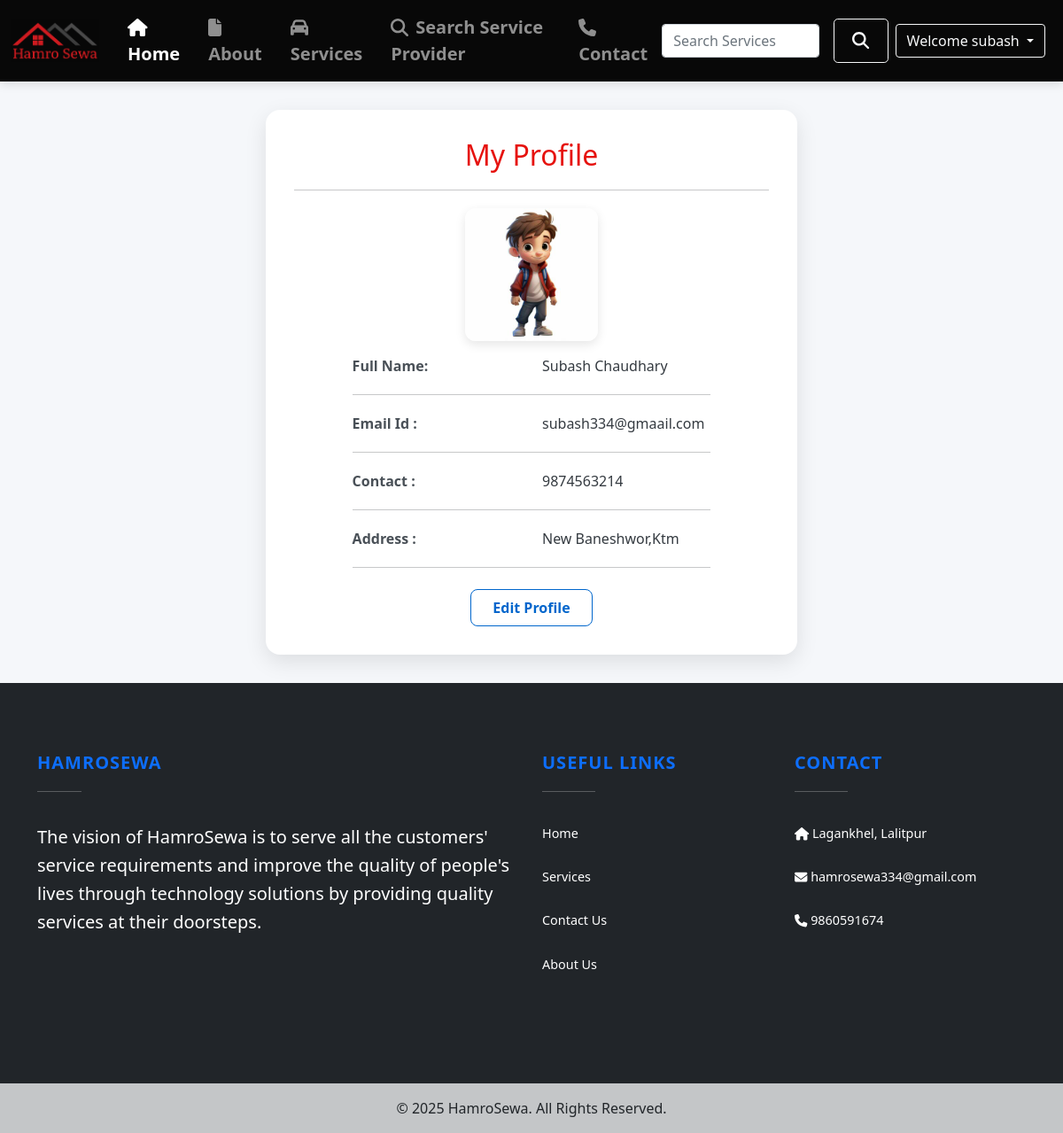
Page /profile/ (signed in) on the committed database.
### home/models.py (models this page shows, shortened)
class Customer(models.Model):
    user = models.ForeignKey(User, on_delete=models.CASCADE, null=True)
    phone = models.CharField(max_length=20, null=True)
    address = models.CharField(max_length=100, null=True)
    image = models.ImageField(upload_to='customer/', null=True)
    date_joined = models.DateField(auto_now_add=True)

### home/views.py (the view)
# urls.py: path('profile/', views.profile, name='profile'),
@login_required(login_url='login')
def profile(request):
    users = User.objects.get(id=request.user.id)
    try:
        page = False
        profile = Customer.objects.get(user=users)
    except:
        page = True
        profile = Service_Man.objects.get(user=users)
    return render(request, 'profile.html', {'profile': profile, 'page': page})

### templates/profile.html (shortened to what this page needs)
{% extends 'base.html' %}
{% load static %}
{% block body %}
<div class="container profile-box">
  <h2>My Profile</h2>
  <hr>
  <div class="text-center">
    <img src="{{ profile.image.url }}" alt="Profile Image" class="image-thumbnail">
  </div>
  <div class="container-fluid" style="width:80%">
    <div class="row">
      <div class="col-md-6 div2"><strong>Full Name:</strong></div>
      <div class="col-md-6 div1">{{ profile.user.first_name }} {{ profile.user.last_name }}</div>
    </div>
    <hr>
    <div class="row">
      <div class="col-md-6 div2"><strong>Email Id :</strong></div>
      <div class="col-md-6 div1">{{ profile.user.email }}</div>
    </div>
    <hr>
    <div class="row">
      <div class="col-md-6 div2"><strong>Contact :</strong></div>
      <div class="col-md-6 div1">{{ profile.phone }}</div>
    </div>
    <hr>
    <div class="row">
      <div class="col-md-6 div2"><strong>Address :</strong></div>
      <div class="col-md-6 div1">{{ profile.address }}</div>
    </div>
    <hr>
    <a href="{% url 'editprofile' %}" class="btn btn-outline-primary">Edit Profile</a>
  </div>
</div>
{% endblock body %}

### templates/base.html (shortened to what this page needs)
{% load static %}
<!DOCTYPE html>
<html lang="en">
<head>
    <link rel="stylesheet" href="https://cdnjs.cloudflare.com/ajax/libs/jquery-confirm/3.3.2/jquery-confirm.min.css">
    <link href="https://cdn.jsdelivr.net/npm/bootstrap@5.0.1/dist/css/bootstrap.min.css" rel="stylesheet"
>
    <link rel="stylesheet" href="https://cdnjs.cloudflare.com/ajax/libs/font-awesome/4.7.0/css/font-awesome.min.css">
    <link rel="stylesheet" href="https://stackpath.bootstrapcdn.com/font-awesome/4.7.0/css/font-awesome.min.css">
<link rel="stylesheet" href="https://cdnjs.cloudflare.com/ajax/libs/font-awesome/6.4.0/css/all.min.css"
integrity="sha512-iecdLmaskl7CVkqkXNQ/ZH/XLlvWZOJyj7Yy7tcenmpD1ypASozpmT/E0iPtmFIB46ZmdtAc9eNBvH0H/ZpiBw=="
crossorigin="anonymous" />
    <link rel="stylesheet" href="{% static '/css/style.css' %}">
</head>
<body>
<nav class="navbar navbar-expand-lg navbar-dark" style="background-color: #080808; box-shadow: 0 4px 10px rgba(0,0,0,0.1);">
    <div class="container-fluid">
        <a class="navbar-brand" href="/"><img src="{% static 'img/logo11.png' %}" style="width: 100px;" /></a>
        <div class="collapse navbar-collapse" id="navbarSupportedContent">
            <ul class="navbar-nav me-auto mb-2 mb-lg-0" style="font-weight: 600;">
                <li class="nav-item mx-2">
                    <a class="nav-link active fs-5" aria-current="page" href="/">
                        <i class="fa fa-home" style="padding-right: 8px;"></i>Home
                    </a>
                </li>
                <li class="nav-item mx-2">
                    <a class="nav-link fs-5" href="/about">
                        <i class="fa fa-file" style="padding-right: 8px;"></i>About
                    </a>
                </li>
                <li class="nav-item mx-2">
                    <a class="nav-link fs-5" href="/services">
                        <i class="fa fa-car" style="padding-right: 8px;"></i>Services
                    </a>
                </li>
                <li class="nav-item mx-2">
                    <a class="nav-link fs-5" href="{% url 'search_user' %}">
                        <i class="fa fa-search" style="padding-right: 8px;"></i>Search Service Provider
                    </a>
                </li>
                <li class="nav-item mx-2">
                    <a class="nav-link fs-5" href="/contact">
                        <i class="fa fa-phone" style="padding-right: 8px;"></i>Contact
                    </a>
                </li>
            </ul>
            <form class="d-flex align-items-center" action="/search" method="GET">
                <input class="form-control me-3" type="search" name="search" id="search"
                       placeholder="Search Services" aria-label="Search" required>
                <button class="btn btn-outline-light btn-lg" type="submit" style="font-size: 1.2rem; padding: 10px 20px;">
                    <i class="fa fa-search"></i>
                </button>
            </form>
            <div class="m-2">
                {% if user.is_authenticated %}
                <span class="dropdown">
                    <button class="btn btn-outline-light dropdown-toggle" type="button" id="userid"
                        data-bs-toggle="dropdown" aria-expanded="false">
                        Welcome {{request.user}}
                    </button>
                </span>
                {% endif %}
            </div>
        </div>
    </div>
</nav>
    {% block body %}{% endblock body %}
<footer class="text-white bg-dark">
    <div class="container py-5">
        <div class="row">
            <div class="col-lg-6 col-md-12 mb-4">
                <h5 class="text-uppercase fw-bold text-primary">HamroSewa</h5>
                <hr class="mb-4 mt-0 d-inline-block mx-auto" style="width: 50px; background-color: #fff;" />
                <p class="lead fs-bold">
                    The vision of HamroSewa is to serve all the customers' service requirements and improve the
                    quality of
                    people's lives through technology solutions by providing quality services at their
                    doorsteps.
                </p>
            </div>
            <div class="col-lg-3 col-md-6 mb-4">
                <h5 class="text-uppercase fw-bold text-primary">Useful links</h5>
                <hr class="mb-4 mt-0 d-inline-block mx-auto" style="width: 60px; background-color: #fff;" />
                <p>
                    <a href="#!" class="text-white text-decoration-none">Home</a>
                </p>
                <p>
                    <a href="/services/" class="text-white text-decoration-none">Services</a>
                </p>
                <p>
                    <a href="/contact/" class="text-white text-decoration-none">Contact Us</a>
                </p>
                <p>
                    <a href="/about/" class="text-white text-decoration-none">About Us</a>
                </p>
            </div>
            <div class="col-lg-3 col-md-6 mb-4">
                <h5 class="text-uppercase fw-bold text-primary">Contact</h5>
                <hr class="mb-4 mt-0 d-inline-block mx-auto" style="width: 60px; background-color: #fff;" />
                <p><i class="fa fa-home mr-3"></i>
                    <a href="https://www.google.com/maps?q=Lagankhel,+Lalitpur" target="_blank" class="text-white text-decoration-none">Lagankhel, Lalitpur</a>
                </p>
                <p><i class="fa fa-envelope mr-3"></i>
                    <a href="mailto:gharsewaadmin@gmail.com" class="text-white text-decoration-none">hamrosewa334@gmail.com</a>
                </p>
                <p><i class="fa fa-phone mr-3"></i>
                    <a href="tel:9860591674" class="text-white text-decoration-none">9860591674</a>
                </p>
            </div>
        </div>
    </div>
</footer>
<div class="text-center p-3" style="background-color: rgba(0, 0, 0, 0.2);">
    <p class="mb-0">© 2025 HamroSewa. All Rights Reserved.</p>
</div>
</body>
</html>

### static/css/style.css (style rules this page uses)
:root { --font1: "Montserrat"; --font2: "Roboto Slab"; --color1: #708ce7; }
* { box-sizing: border-box; margin: 0; padding: 0; }
html { scroll-behavior: smooth; }
body { overflow-x: hidden; line-height: 1.5; }
img { display: block; }
.row { justify-content: space-between; }

### templates/base.html (style rules this page uses)
a { text-decoration: none; }
footer { background-color: #1c2331; color: white; padding-top: 30px; padding-bottom: 30px; }
footer h5 { font-size: 1.25rem; font-weight: 700; letter-spacing: 1px; margin-bottom: 20px; }
footer hr { width: 100px; background-color: #7c4dff; height: 2px; margin: 10px 0; }
footer p, footer a { font-size: 0.9rem; line-height: 1.6; }
footer p { padding: 5px 0; }

### templates/profile.html (style rules this page uses)
body { background: #f5f7fa; }
.profile-box { max-width: 600px; margin: 2rem auto; background: #fff; border: none; border-radius: 1rem; box-shadow: 0 0.5rem 1.5rem rgba(0,0,0,0.1); padding: 2rem; }
.profile-box h2 { font-family: 'Segoe UI', Tahoma, Geneva, Verdana, sans-serif; color: #E6120E; font-size: 2rem; text-align: center; margin-bottom: 1rem; }
.profile-box hr { border-color: #e9ecef; margin: 1.25rem 0; }
.div2 { font-weight: 600; color: #495057; }
.div1 { color: #343a40; }
.image-thumbnail, .profile-box img { display: block; max-width: 150px; max-height: 150px; border-radius: 0.75rem; object-fit: cover; box-shadow: 0 0.25rem 0.75rem rgba(0,0,0,0.1); margin: 0.5rem auto 1rem; }
.btn-outline-primary { display: block; width: fit-content; margin: 1.5rem auto 0; border-radius: 0.5rem; padding: 0.5rem 1.5rem; font-weight: 600; color: #0066cc; border-color: #0066cc; transition: background 0.2s, color 0.2s, transform 0.2s; }

### rows in the picture
Customer: image (picture), user.first_name "Subash", user.last_name "Chaudhary", user.email "subash334@gmaail.com", phone "9874563214", address "New Baneshwor,Ktm"

### other values in the picture
{{ request.user }} "subash"
